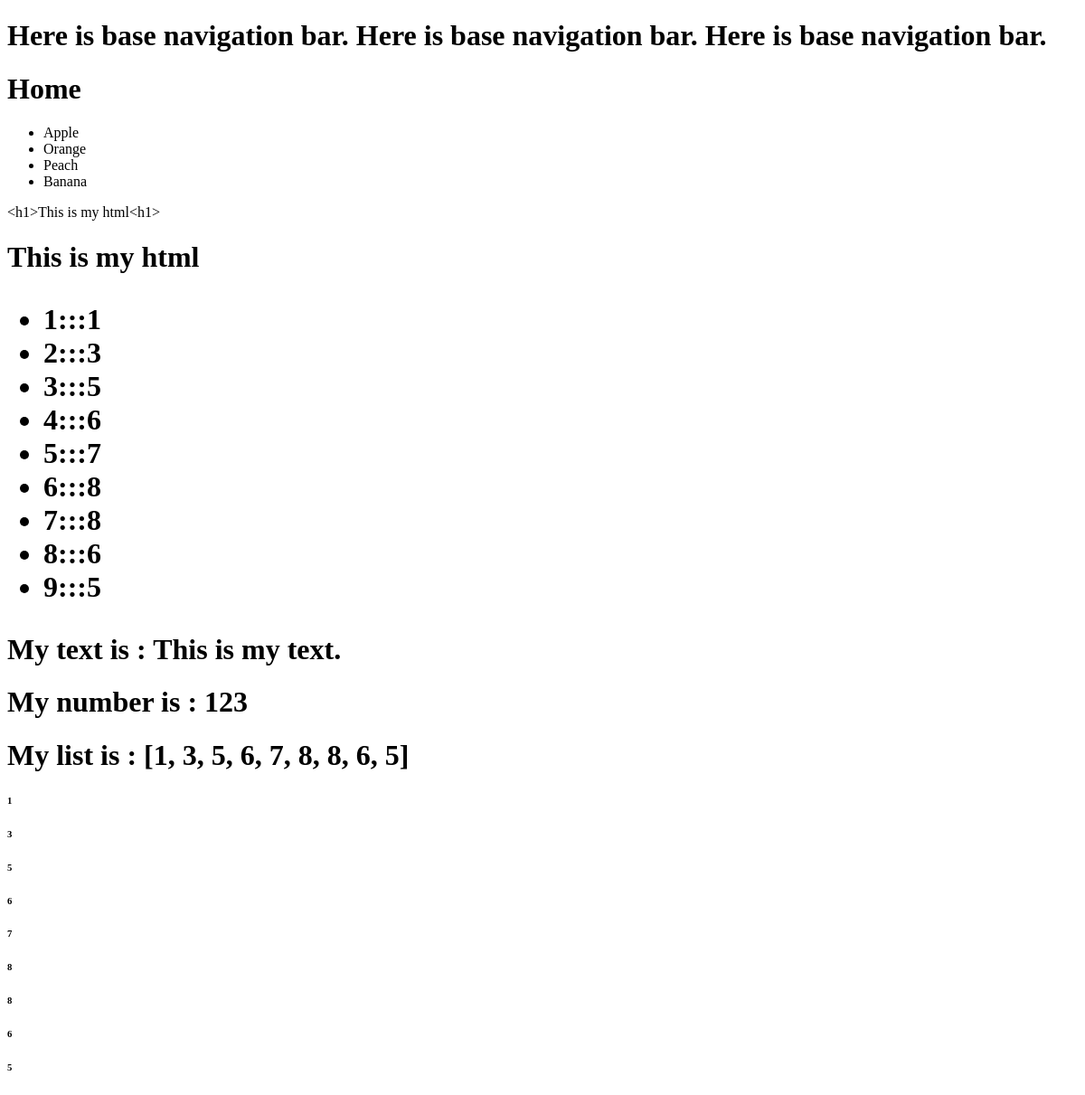
The app's page /, older data.
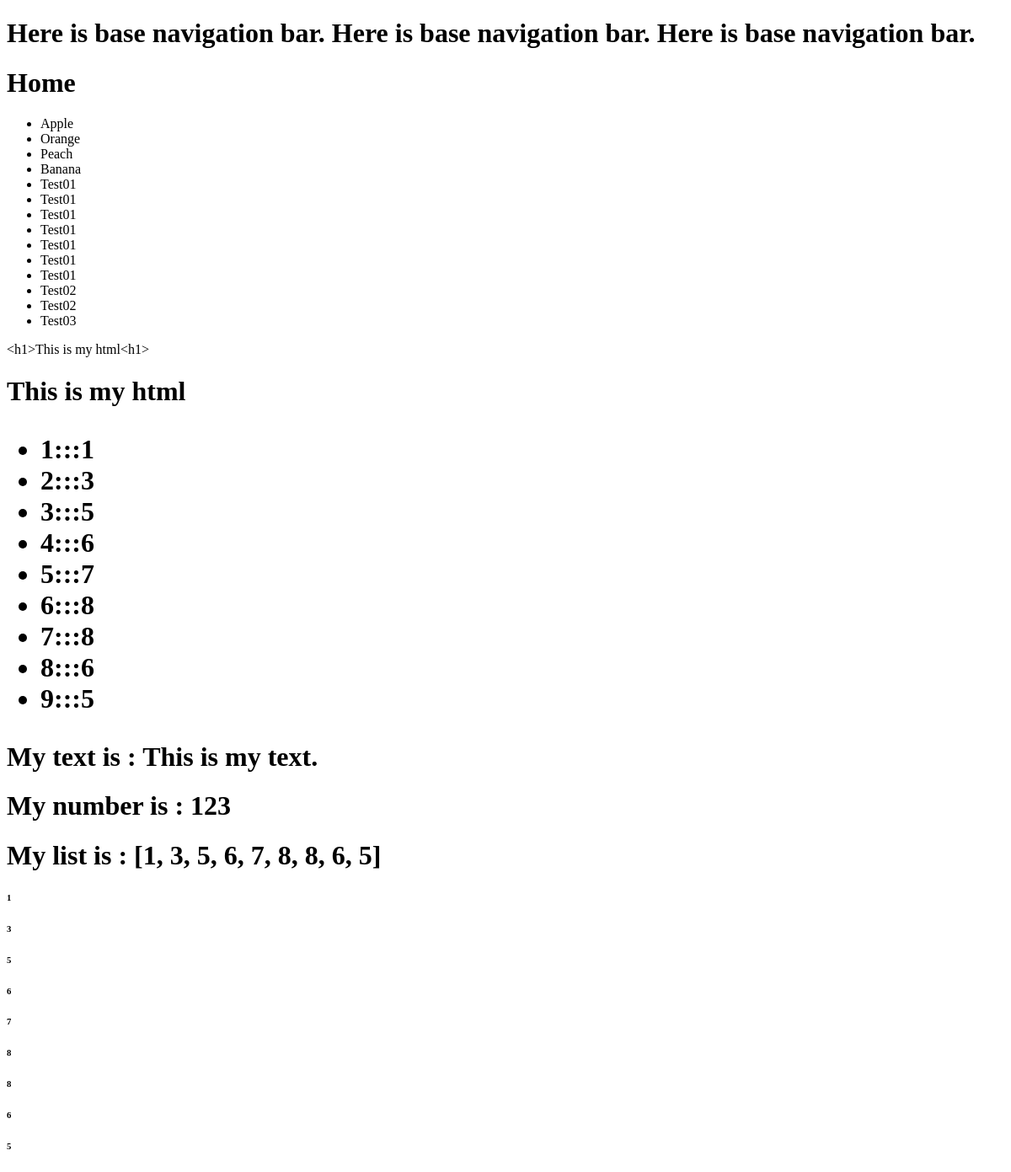
The same page, newer data.
### products/models.py (models this page shows)
class Product(models.Model):
    title = models.TextField()
    description = models.TextField()
    price = models.TextField()
    summary = models.TextField(default='This is summary.')

### pages/views.py (the view)
# urls.py: path('', home_view),
def home_view(request):
    my_context = {
        'my_text': 'This is my text.',
        'my_number': 123,
        'my_list': [1, 3, 5, 6, 7, 8, 8, 6, 5],
        'my_html': '<h1>This is my html<h1>',
        'my_products': Product.objects.all(),
    }
    return render(request, 'home.html', my_context)

### templates/home.html
{% extends 'base.html' %}
{% block content %}
    <h1>Home</h1>
    <ul>
        {% for item in my_products %}
            <li>{{ item.title }}</li>
        {% endfor %}
    </ul>
    {{ my_html }}
    {{ my_html|safe }}
    <ul>
        {% for item in my_list %}
            <li>{{ forloop.counter }}:::{{ item }}</li>
        {% endfor %}
    </ul>
    <h1>My text is : {{ my_text }}</h1>
    <h1>My number is : {{ my_number }}</h1>
    <h1>My list is : {{ my_list }}</h1>
    {% for item in my_list %}
        <h6>{{ item }}</h6>
    {% endfor %}
{% endblock %}

Row changes from the older to the newer data that the page shows:
added Product: title "Test01"
added Product: title "Test01"
added Product: title "Test01"
added Product: title "Test01"
added Product: title "Test01"
added Product: title "Test01"
added Product: title "Test01"
added Product: title "Test02"
added Product: title "Test02"
added Product: title "Test03"
